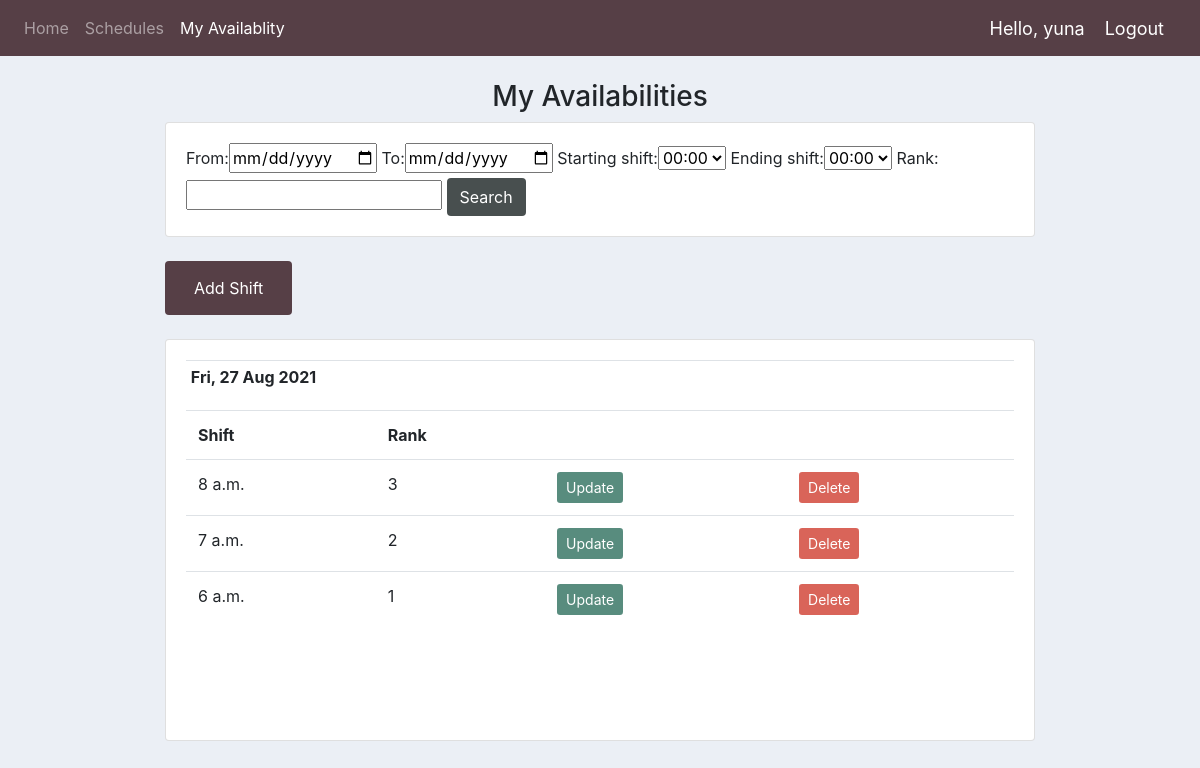
/account/myavailability/ (signed in), run on the app's committed database.
### account/models.py (models this page shows, shortened)
class Availability(models.Model):
    user = models.ForeignKey(User, null=True,  on_delete=models.CASCADE)
    date = models.DateField(default=timezone.now)
    shift = models.TimeField(default=dt.time(00, 00), auto_now=False, auto_now_add=False)
    rank = models.IntegerField(default=0, blank=False, validators=[MinValueValidator(1), MaxValueValidator(24)])
    class Meta:
        unique_together = (("user", "date", "shift"), ("user", "date", "rank"))

### account/views.py (the view)
# urls.py: path('myavailability/', views.myavailability, name="myavailability"),
@login_required(login_url='login')
def myavailability(request):
    user = request.user
    availability_list = Availability.objects.filter(user = request.user).order_by('-date','-shift')
    availability_date_list = []
    myFilter = AvailabilityFilter(request.GET, queryset=availability_list)
    availability_list = myFilter.qs
    for i in availability_list:
        if i.date not in availability_date_list:
            availability_date_list.append(i.date)
    context = {'availability_list': availability_list,
        'availability_date_list': availability_date_list,  'myFilter': myFilter, 'user':user}
    return render(request, 'account/myavailability.html', context)

### account/templates/account/myavailability.html
{%  extends 'account/index.html' %}
{% block content %}
<br>
<h3> My Availabilities</h3>
<div class="row justify-content-center">
    <div class="col-lg-9">
        <div class="col-lg-12" style="margin: 0; padding: 0;">
            <div class="card card-body">
                <form method="get">
                    {{myFilter.form}}
                    <button class="btn" style='background: #484f4f; color: white;' type="submit">Search</button>
                </form>
            </div>
        </div><br>
        <div class="col-lg-9 align-self-center" style="margin: 0; padding: 0;">
            <button class="btn" style='margin: auto; background: #563f46;'>
                <a class="nav-link" style="color: white" href="{% url 'shiftavailability'%}">Add Shift</a>
            </button>
        </div>
    </div>
</div>
<br>
<div class="row justify-content-center">
    <div class="col-lg-9">
        <div class="card card-body">
            <div style="overflow: auto; height: 45vh;">
                {% if availability_date_list|length > 0 %}
                    {% for d in availability_date_list %}
                        <table class="table table-sm">
                            <tr>
                                <th>{{d|date:"D, j M Y"}}</th>
                            </tr>
                            <table class="table">
                                <tr>
                                    <th>Shift</th>
                                    <th>Rank</th>
                                    <th></th>
                                    <th></th>
                                </tr>
                                {% for i in availability_list %}
                                {% if i.date == d %}
                                    <tr>
                                        <td>{{i.shift}}</td>
                                        <td>{{i.rank}}</td>
                                        <td><a class="btn btn-sm" style='background: #588c7e; color: white;' href="{% url 'update_availability' i.id %}">Update</a></li></td>
                                        <td><a class="btn btn-sm" style='background: #d96459; color: white;' href="{% url 'delete_availability' i.id %}">Delete</a></td>
                                    </tr>
                                    {% endif %}
                                {% endfor %}
                            </table>
                        </table>
                    {% endfor %}
                {% else %}
                    <p>No shift availabilites added yet</p>
                {% endif %}
            </div>
        </div>
    </div>
</div>
{% endblock %}

### account/templates/account/navbar.html (shortened to what this page needs)
{% load static %}
{% url 'index' as index %}
{% url 'myavailability' as myavailability %}
{% url 'view_schedules' as view_schedules %}
<nav class="navbar navbar-expand-lg navbar-dark">
   <div class="collapse navbar-collapse" id="navbarNav">
     <ul class="navbar-nav">
       <li class="nav-item {% if request.path == index %} active {%endif%}">
        <a class="nav-link" href="{% url 'index' %}">Home</a>
       </li>
       <li class="nav-item {% if request.path == view_schedules %} active {%endif%}">
        <a class="nav-link" href="{% url 'view_schedules' %}">Schedules</a>
       </li>
       <li class="nav-item {% if request.path == myavailability %} active {%endif%}">
        <a class="nav-link" href="{% url 'myavailability' %}">My Availablity</a>
       </li>
     </ul>
   </div>
   <span class="hello-msg">Hello, {{request.user}}</span>
   <span ><a class="hello-msg logout" href="{% url 'logout' %}">Logout</a></span>
 </nav>

### account/static/account/css/main.css (style rules this page uses)
body { background-color: #ebeff5; }
h3 { text-align: center; }
.active { color: white; }

### account/templates/account/navbar.html (style rules this page uses)
.hello-msg { font-size: 18px; color: #fff; margin-right: 20px; }
.navbar { background: #563f46 ; }

### data on the page
Availability: availability_date_list "Fri, 27 Aug 2021", shift "8 a.m.", rank "3"
Availability: shift "7 a.m.", rank "2"
Availability: shift "6 a.m.", rank "1"

### other printed values
{{ request.user }} "yuna"
